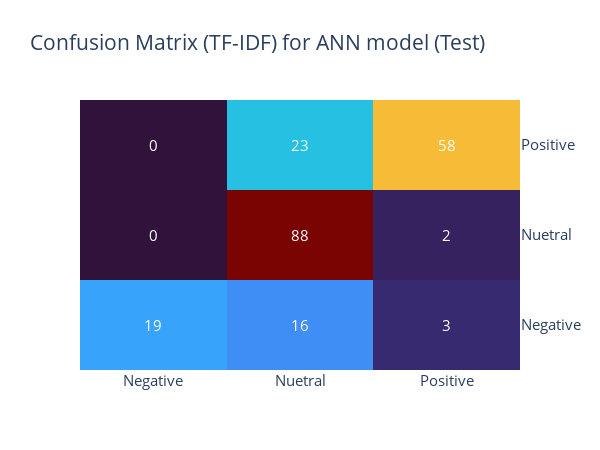

Notebook code for this chart:
### Code cell
cm = confusion_matrix(y_test_BI, y_pred_BI)

fig = ff.create_annotated_heatmap(cm, x=labels, y=labels, colorscale='Turbo')
fig.update_layout(font=dict(size=15))
fig.update_xaxes(side="bottom")
fig.update_yaxes(side="right")
fig.update_layout(width=600, height=450)
fig.update_layout(title_text="Confusion Matrix (TF-IDF) for ANN model (Test)")
fig.show()

### Figure 1 — Plotly figure (JSON) as saved in the notebook; plotly's stock layout.template omitted (floating-point values rounded to 4 significant figures)
{"data": [{"colorscale": [[0, "#30123b"], [0.07143, "#4145ab"], [0.1429, "#4675ed"], [0.2143, "#39a2fc"], [0.2857, "#1bcfd4"], [0.3571, "#24eca6"], [0.4286, "#61fc6c"], [0.5, "#a4fc3b"], [0.5714, "#d1e834"], [0.6429, "#f3c63a"], [0.7143, "#fe9b2d"], [0.7857, "#f36315"], [0.8571, "#d93806"], [0.9286, "#b11901"], [1, "#7a0402"]], "reversescale": false, "showscale": false, "type": "heatmap", "x": ["Negative", "Nuetral", "Positive"], "y": ["Negative", "Nuetral", "Positive"], "z": [[19, 16, 3], [0, 88, 2], [0, 23, 58]]}], "layout": {"annotations": [{"font": {"color": "#FFFFFF"}, "showarrow": false, "text": "19", "x": "Negative", "xref": "x", "y": "Negative", "yref": "y"}, {"font": {"color": "#FFFFFF"}, "showarrow": false, "text": "16", "x": "Nuetral", "xref": "x", "y": "Negative", "yref": "y"}, {"font": {"color": "#FFFFFF"}, "showarrow": false, "text": "3", "x": "Positive", "xref": "x", "y": "Negative", "yref": "y"}, {"font": {"color": "#FFFFFF"}, "showarrow": false, "text": "0", "x": "Negative", "xref": "x", "y": "Nuetral", "yref": "y"}, {"font": {"color": "#FFFFFF"}, "showarrow": false, "text": "88", "x": "Nuetral", "xref": "x", "y": "Nuetral", "yref": "y"}, {"font": {"color": "#FFFFFF"}, "showarrow": false, "text": "2", "x": "Positive", "xref": "x", "y": "Nuetral", "yref": "y"}, {"font": {"color": "#FFFFFF"}, "showarrow": false, "text": "0", "x": "Negative", "xref": "x", "y": "Positive", "yref": "y"}, {"font": {"color": "#FFFFFF"}, "showarrow": false, "text": "23", "x": "Nuetral", "xref": "x", "y": "Positive", "yref": "y"}, {"font": {"color": "#FFFFFF"}, "showarrow": false, "text": "58", "x": "Positive", "xref": "x", "y": "Positive", "yref": "y"}], "font": {"size": 15}, "height": 450, "title": {"text": "Confusion Matrix (TF-IDF) for ANN model (Test)"}, "width": 600, "xaxis": {"dtick": 1, "gridcolor": "rgb(0, 0, 0)", "side": "bottom", "ticks": ""}, "yaxis": {"dtick": 1, "side": "right", "ticks": "", "ticksuffix": "  "}}}
